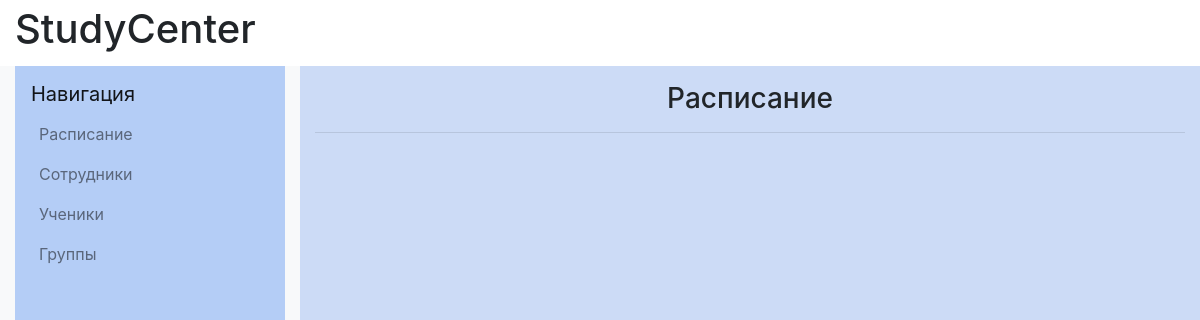
Before: / with the older database file.
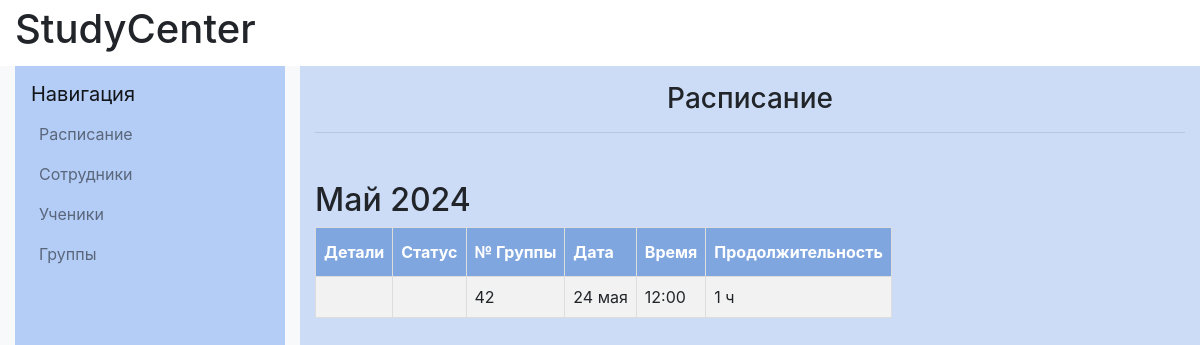
After: the same page with the newer database file.
### catalog/models.py (models this page shows, shortened)
class Lesson(models.Model):
    date = models.DateField()
    start_time = models.DateTimeField()
    duration = models.IntegerField()
    group = models.ForeignKey(Group, on_delete=models.CASCADE)
    objects = models.Manager()

class Group(models.Model):
    subject = models.ForeignKey(Subject, on_delete=models.CASCADE)
    grade = models.IntegerField(validators=[
        MaxValueValidator(11),
        MinValueValidator(1)
    ])
    group_capacity = models.IntegerField(default=1,
                                         validators=[
                                            MaxValueValidator(8),
                                            MinValueValidator(1)
    ])
    type = models.ForeignKey(Type, on_delete=models.CASCADE)
    teacher=models.ForeignKey(Worker,
                              on_delete=models.CASCADE,
                              null=True,
                              default=None
    )
    objects = models.Manager()
    created = models.BooleanField(default=False)

### catalog/views.py (the view)
# urls.py: path('', views.schedule, name='schedule'),
def schedule(request):
    lessons = Lesson.objects.all().order_by('date', 'start_time')
    grouped_lessons = {}
    for k, g in groupby(lessons, lambda l: l.date.replace(day=1)):  # Используйте l.date вместо localtime(l.date)
        grouped_lessons[k] = list(g)
    return render(request, 'schedule/schedule.html', {'grouped_lessons': grouped_lessons})

### catalog/templates/schedule/schedule.html (shortened to what this page needs)
{% extends "base_generic.html" %}
{% block content%}
            <div class="col-md-8 col-lg-9 content-container" style="background-color: #ccdbf6">
                <h1 class="h3 text-center mt-3">Расписание</h1>
                <hr class="mb-5">
                <section >
                    {% for month, lessons in grouped_lessons.items %}
                    <h2>{{ month|date:"F Y" }}</h2>
                    <table id="mytable">
                        <tr>
                            <th>Детали</th>
                            <th>Статус</th>
                            <th>№ Группы</th>
                            <th>Дата</th>
                            <th>Время</th>
                            <th>Продолжительность</th>
                        </tr>
                        {% for lesson in lessons %}
                        <td></td>
                        <td></td>
                        <td>{{ lesson.group.id }}</td>
                        <td>{{ lesson.date|date:"d E" }}</td>
                        <td>{{ lesson.start_time|time:"H:i" }}</td>
                        <td>{{ lesson.duration }} ч</td></tr>
                        {% endfor %}
                    </table>
                {% endfor %}
                </section>
            </div>
{% endblock content %}

Changed rows visible on the page:
added Lesson: month "Май 2024", group.id "42", date "24 мая", start_time "12:00", duration "1"
